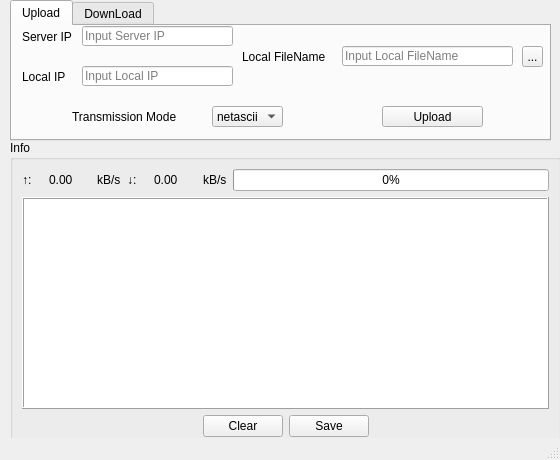
<?xml version="1.0" encoding="UTF-8"?>
<ui version="4.0">
    <class>MainWindow</class>
    <widget class="QMainWindow" name="MainWindow">
        <property name="geometry">
            <rect>
                <x>0</x>
                <y>0</y>
                <width>560</width>
                <height>460</height>
            </rect>
        </property>
        <property name="minimumSize">
            <size>
                <width>560</width>
                <height>460</height>
            </size>
        </property>
        <property name="maximumSize">
            <size>
                <width>560</width>
                <height>460</height>
            </size>
        </property>
        <property name="contextMenuPolicy">
            <enum>Qt::NoContextMenu</enum>
        </property>
        <property name="windowTitle">
            <string>TFTP Client</string>
        </property>
        <property name="windowIcon">
            <iconset resource="resources.qrc">
                <normaloff>:/resources/images/appicon.png</normaloff>:/resources/images/appicon.png
            </iconset>
        </property>
        <widget class="QWidget" name="centralwidget">
            <widget class="QTabWidget" name="tabWidget">
                <property name="geometry">
                    <rect>
                        <x>10</x>
                        <y>0</y>
                        <width>541</width>
                        <height>141</height>
                    </rect>
                </property>
                <property name="currentIndex">
                    <number>0</number>
                </property>
                <widget class="QWidget" name="Upload">
                    <attribute name="title">
                        <string>Upload</string>
                    </attribute>
                    <widget class="QPushButton" name="uploadconfirm">
                        <property name="geometry">
                            <rect>
                                <x>370</x>
                                <y>80</y>
                                <width>101</width>
                                <height>21</height>
                            </rect>
                        </property>
                        <property name="text">
                            <string>Upload</string>
                        </property>
                        <property name="icon">
                            <iconset resource="resources.qrc">
                                <normaloff>:/resources/images/upload.png</normaloff>:/resources/images/upload.png
                            </iconset>
                        </property>
                    </widget>
                    <widget class="QLabel" name="up_local_ip">
                        <property name="geometry">
                            <rect>
                                <x>10</x>
                                <y>40</y>
                                <width>54</width>
                                <height>21</height>
                            </rect>
                        </property>
                        <property name="text">
                            <string>Local IP</string>
                        </property>
                    </widget>
                    <widget class="QLabel" name="up_server_ip">
                        <property name="geometry">
                            <rect>
                                <x>10</x>
                                <y>0</y>
                                <width>54</width>
                                <height>21</height>
                            </rect>
                        </property>
                        <property name="text">
                            <string>Server IP</string>
                        </property>
                    </widget>
                    <widget class="QLabel" name="up_local_filename">
                        <property name="geometry">
                            <rect>
                                <x>230</x>
                                <y>20</y>
                                <width>101</width>
                                <height>21</height>
                            </rect>
                        </property>
                        <property name="text">
                            <string>Local FileName</string>
                        </property>
                    </widget>
                    <widget class="QLineEdit" name="up_Server_IP">
                        <property name="geometry">
                            <rect>
                                <x>70</x>
                                <y>0</y>
                                <width>151</width>
                                <height>20</height>
                            </rect>
                        </property>
                        <property name="text">
                            <string/>
                        </property>
                        <property name="placeholderText">
                            <string>Input Server IP</string>
                        </property>
                    </widget>
                    <widget class="QComboBox" name="up_comboBox">
                        <property name="geometry">
                            <rect>
                                <x>200</x>
                                <y>80</y>
                                <width>71</width>
                                <height>21</height>
                            </rect>
                        </property>
                        <property name="contextMenuPolicy">
                            <enum>Qt::PreventContextMenu</enum>
                        </property>
                        <property name="autoFillBackground">
                            <bool>false</bool>
                        </property>
                        <property name="currentText">
                            <string extracomment="以ascii码形式传输">netascii</string>
                        </property>
                        <item>
                            <property name="text">
                                <string extracomment="以ascii码形式传输文件">netascii</string>
                            </property>
                        </item>
                        <item>
                            <property name="text">
                                <string extracomment="以二进制形式传输文件">octet</string>
                            </property>
                        </item>
                    </widget>
                    <widget class="QToolButton" name="up_selectpath">
                        <property name="geometry">
                            <rect>
                                <x>510</x>
                                <y>20</y>
                                <width>21</width>
                                <height>21</height>
                            </rect>
                        </property>
                        <property name="text">
                            <string>...</string>
                        </property>
                        <property name="icon">
                            <iconset resource="resources.qrc">
                                <normaloff>:/resources/images/openfile.png</normaloff>:/resources/images/openfile.png
                            </iconset>
                        </property>
                        <property name="popupMode">
                            <enum>QToolButton::InstantPopup</enum>
                        </property>
                    </widget>
                    <widget class="QLineEdit" name="up_LocalFileName">
                        <property name="geometry">
                            <rect>
                                <x>330</x>
                                <y>20</y>
                                <width>171</width>
                                <height>20</height>
                            </rect>
                        </property>
                        <property name="text">
                            <string/>
                        </property>
                        <property name="placeholderText">
                            <string>Input Local FileName</string>
                        </property>
                        <property name="clearButtonEnabled">
                            <bool>true</bool>
                        </property>
                    </widget>
                    <widget class="QLabel" name="up_mode">
                        <property name="geometry">
                            <rect>
                                <x>60</x>
                                <y>80</y>
                                <width>121</width>
                                <height>21</height>
                            </rect>
                        </property>
                        <property name="text">
                            <string>Transmission Mode</string>
                        </property>
                    </widget>
                    <widget class="QLineEdit" name="up_Local_IP">
                        <property name="geometry">
                            <rect>
                                <x>70</x>
                                <y>40</y>
                                <width>151</width>
                                <height>20</height>
                            </rect>
                        </property>
                        <property name="text">
                            <string/>
                        </property>
                        <property name="placeholderText">
                            <string>Input Local IP</string>
                        </property>
                    </widget>
                </widget>
                <widget class="QWidget" name="Download">
                    <attribute name="title">
                        <string>DownLoad</string>
                    </attribute>
                    <widget class="QLabel" name="down_local_filename">
                        <property name="geometry">
                            <rect>
                                <x>240</x>
                                <y>40</y>
                                <width>81</width>
                                <height>21</height>
                            </rect>
                        </property>
                        <property name="text">
                            <string>Local FilePath</string>
                        </property>
                    </widget>
                    <widget class="QLineEdit" name="down_LocalFilePath">
                        <property name="geometry">
                            <rect>
                                <x>330</x>
                                <y>40</y>
                                <width>171</width>
                                <height>20</height>
                            </rect>
                        </property>
                        <property name="text">
                            <string/>
                        </property>
                        <property name="placeholderText">
                            <string>Input Local FilePath</string>
                        </property>
                    </widget>
                    <widget class="QLineEdit" name="down_Local_IP">
                        <property name="geometry">
                            <rect>
                                <x>70</x>
                                <y>40</y>
                                <width>151</width>
                                <height>20</height>
                            </rect>
                        </property>
                        <property name="text">
                            <string/>
                        </property>
                        <property name="placeholderText">
                            <string>Input Local IP</string>
                        </property>
                    </widget>
                    <widget class="QComboBox" name="down_comboBox">
                        <property name="geometry">
                            <rect>
                                <x>200</x>
                                <y>80</y>
                                <width>71</width>
                                <height>21</height>
                            </rect>
                        </property>
                        <property name="contextMenuPolicy">
                            <enum>Qt::PreventContextMenu</enum>
                        </property>
                        <property name="autoFillBackground">
                            <bool>false</bool>
                        </property>
                        <property name="currentText">
                            <string extracomment="以ascii码形式传输">netascii</string>
                        </property>
                        <item>
                            <property name="text">
                                <string extracomment="以ascii码形式传输文件">netascii</string>
                            </property>
                        </item>
                        <item>
                            <property name="text">
                                <string extracomment="以二进制形式传输文件">octet</string>
                            </property>
                        </item>
                    </widget>
                    <widget class="QPushButton" name="downloadconfirm">
                        <property name="geometry">
                            <rect>
                                <x>370</x>
                                <y>80</y>
                                <width>101</width>
                                <height>21</height>
                            </rect>
                        </property>
                        <property name="text">
                            <string>DownLoad</string>
                        </property>
                        <property name="icon">
                            <iconset resource="resources.qrc">
                                <normaloff>:/resources/images/download.png</normaloff>:/resources/images/download.png
                            </iconset>
                        </property>
                    </widget>
                    <widget class="QLineEdit" name="down_Server_IP">
                        <property name="geometry">
                            <rect>
                                <x>70</x>
                                <y>0</y>
                                <width>151</width>
                                <height>20</height>
                            </rect>
                        </property>
                        <property name="text">
                            <string/>
                        </property>
                        <property name="placeholderText">
                            <string>Input Server IP</string>
                        </property>
                    </widget>
                    <widget class="QLabel" name="down_local_ip_">
                        <property name="geometry">
                            <rect>
                                <x>10</x>
                                <y>40</y>
                                <width>54</width>
                                <height>21</height>
                            </rect>
                        </property>
                        <property name="text">
                            <string>Local IP</string>
                        </property>
                    </widget>
                    <widget class="QToolButton" name="down_selectpath">
                        <property name="geometry">
                            <rect>
                                <x>510</x>
                                <y>40</y>
                                <width>21</width>
                                <height>21</height>
                            </rect>
                        </property>
                        <property name="text">
                            <string>...</string>
                        </property>
                        <property name="icon">
                            <iconset resource="resources.qrc">
                                <normaloff>:/resources/images/openfile.png</normaloff>:/resources/images/openfile.png
                            </iconset>
                        </property>
                    </widget>
                    <widget class="QLabel" name="down_mode">
                        <property name="geometry">
                            <rect>
                                <x>60</x>
                                <y>80</y>
                                <width>121</width>
                                <height>21</height>
                            </rect>
                        </property>
                        <property name="text">
                            <string>Transmission Mode</string>
                        </property>
                    </widget>
                    <widget class="QLabel" name="down_server_ip">
                        <property name="geometry">
                            <rect>
                                <x>10</x>
                                <y>0</y>
                                <width>54</width>
                                <height>21</height>
                            </rect>
                        </property>
                        <property name="text">
                            <string>Server IP</string>
                        </property>
                    </widget>
                    <widget class="QLabel" name="down_server_filename">
                        <property name="geometry">
                            <rect>
                                <x>230</x>
                                <y>0</y>
                                <width>101</width>
                                <height>21</height>
                            </rect>
                        </property>
                        <property name="text">
                            <string>Server FileName</string>
                        </property>
                    </widget>
                    <widget class="QLineEdit" name="down_Server_FileName">
                        <property name="geometry">
                            <rect>
                                <x>330</x>
                                <y>0</y>
                                <width>171</width>
                                <height>20</height>
                            </rect>
                        </property>
                        <property name="text">
                            <string/>
                        </property>
                        <property name="placeholderText">
                            <string>Input Server FileName</string>
                        </property>
                    </widget>
                </widget>
            </widget>
            <widget class="QGroupBox" name="info">
                <property name="geometry">
                    <rect>
                        <x>10</x>
                        <y>140</y>
                        <width>551</width>
                        <height>309</height>
                    </rect>
                </property>
                <property name="title">
                    <string>Info</string>
                </property>
                <layout class="QVBoxLayout" name="verticalLayout_4">
                    <item>
                        <layout class="QHBoxLayout" name="horizontalLayout_9" stretch="1,2,1,1,2,1,15">
                            <item>
                                <widget class="QLabel" name="label">
                                    <property name="text">
                                        <string>↑:</string>
                                    </property>
                                </widget>
                            </item>
                            <item>
                                <widget class="QLabel" name="UploadLabel">
                                    <property name="text">
                                        <string>0.00</string>
                                    </property>
                                </widget>
                            </item>
                            <item>
                                <widget class="QLabel" name="label_4">
                                    <property name="text">
                                        <string>kB/s</string>
                                    </property>
                                </widget>
                            </item>
                            <item>
                                <widget class="QLabel" name="label_2">
                                    <property name="text">
                                        <string>↓:</string>
                                    </property>
                                </widget>
                            </item>
                            <item>
                                <widget class="QLabel" name="DownloadLabel">
                                    <property name="text">
                                        <string>0.00</string>
                                    </property>
                                </widget>
                            </item>
                            <item>
                                <widget class="QLabel" name="label_5">
                                    <property name="text">
                                        <string>kB/s</string>
                                    </property>
                                </widget>
                            </item>
                            <item>
                                <widget class="QProgressBar" name="ProgressBar">
                                    <property name="value">
                                        <number>0</number>
                                    </property>
                                </widget>
                            </item>
                        </layout>
                    </item>
                    <item>
                        <widget class="QTextBrowser" name="Output">
                            <property name="frameShape">
                                <enum>QFrame::Box</enum>
                            </property>
                            <property name="frameShadow">
                                <enum>QFrame::Raised</enum>
                            </property>
                            <property name="lineWidth">
                                <number>1</number>
                            </property>
                        </widget>
                    </item>
                    <item>
                        <layout class="QHBoxLayout" name="horizontalLayout_10">
                            <item>
                                <spacer name="horizontalSpacer">
                                    <property name="orientation">
                                        <enum>Qt::Horizontal</enum>
                                    </property>
                                    <property name="sizeHint" stdset="0">
                                        <size>
                                            <width>40</width>
                                            <height>20</height>
                                        </size>
                                    </property>
                                </spacer>
                            </item>
                            <item>
                                <widget class="QPushButton" name="Clear">
                                    <property name="text">
                                        <string>Clear</string>
                                    </property>
                                    <property name="icon">
                                        <iconset resource="resources.qrc">
                                            <normaloff>:/resources/images/clear.png</normaloff>
                                            :/resources/images/clear.png
                                        </iconset>
                                    </property>
                                </widget>
                            </item>
                            <item>
                                <widget class="QPushButton" name="Save">
                                    <property name="text">
                                        <string>Save</string>
                                    </property>
                                    <property name="icon">
                                        <iconset resource="resources.qrc">
                                            <normaloff>:/resources/images/save.png</normaloff>
                                            :/resources/images/save.png
                                        </iconset>
                                    </property>
                                </widget>
                            </item>
                            <item>
                                <spacer name="horizontalSpacer_2">
                                    <property name="orientation">
                                        <enum>Qt::Horizontal</enum>
                                    </property>
                                    <property name="sizeHint" stdset="0">
                                        <size>
                                            <width>40</width>
                                            <height>20</height>
                                        </size>
                                    </property>
                                </spacer>
                            </item>
                        </layout>
                    </item>
                </layout>
            </widget>
        </widget>
        <widget class="QStatusBar" name="statusbar"/>
    </widget>
    <resources>
        <include location="resources.qrc"/>
    </resources>
    <connections/>
</ui>
